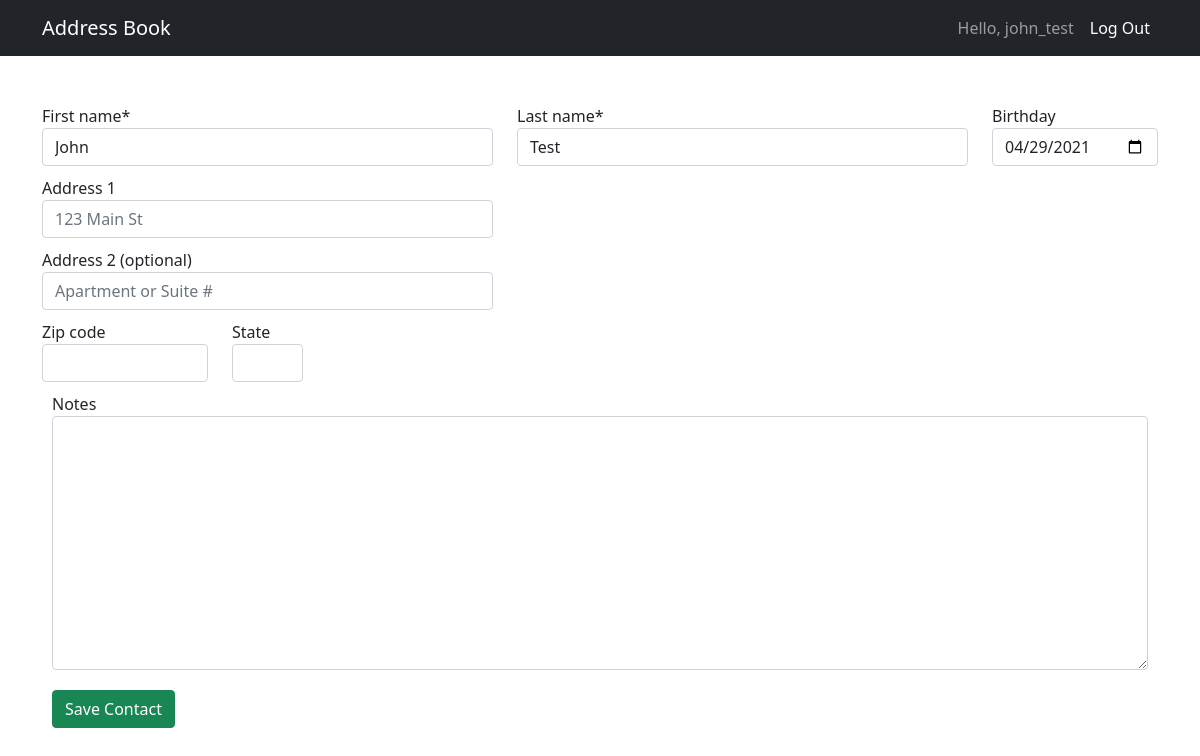
Before: /update_contact/15 (signed in) with the older database file.
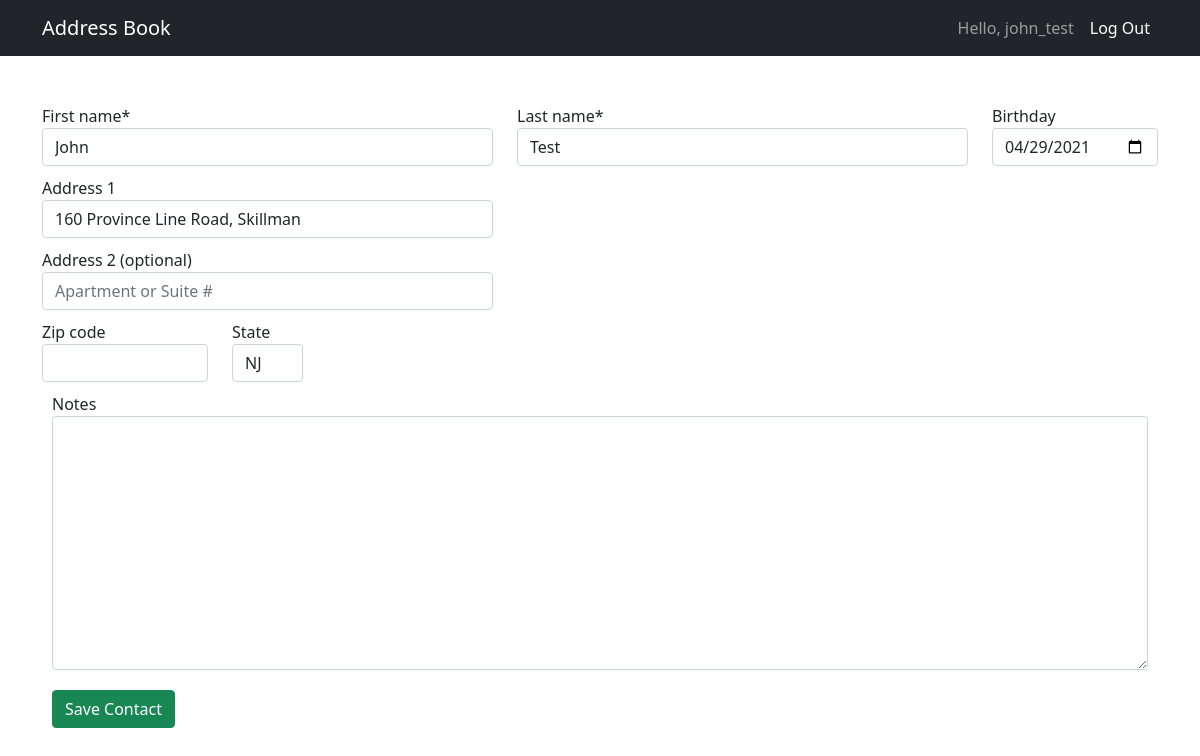
After: the same page with the newer database file.
### directory/models.py (models this page shows, shortened)
class Contact(models.Model):
    first_name = models.CharField(max_length=20)
    last_name = models.CharField(max_length=20)
    email = models.EmailField(blank=True, null=True)
    birthday = models.DateField('Birthday', blank=True, null=True)
    notes = models.TextField('Notes', max_length=500, blank=True)
    username = models.ForeignKey(User, blank=True, null=True, on_delete=models.CASCADE)
    address_line1 = models.CharField(max_length = 50, null=True, blank=True)
    address_line2 = models.CharField(max_length = 50, null=True, blank=True)
    address_ZIP = models.CharField(max_length = 5, null=True, blank=True)
    address_state = models.CharField(max_length = 50, null=True, blank=True)
    self_contact = models.BooleanField(default=False)

### directory/views.py (the view, shortened to what this page needs)
# urls.py: path('update_contact/<int:pk>', UpdateContactView.as_view(), name='update-contact'),
class UpdateContactView(LoginRequiredMixin, UserPassesTestMixin, UpdateView):
    model = Contact
    context_object_name = 'contact'
    form_class = ContactForm
    template_name = 'directory/add_contact.html'
    def test_func(self):
        obj = self.get_object()
        return obj.username == self.request.user

### directory/templates/directory/add_contact.html (shortened to what this page needs)
{% extends "base.html" %}
{% load crispy_forms_tags %}
{% load static %}
{% block extra_head %}
    <link rel="stylesheet" href="{% static 'css/contact.css' %}"></link>
{% endblock %}
{% block content %}
    <form method="post" class='form-inline' novalidate>
        <div class="row">
            <div class="form-group col-5">
                {{ form.first_name|as_crispy_field }}
            </div>
            <div class="form-group col-5">
                {{ form.last_name|as_crispy_field }}
            </div>
            <div class="form-group col-2">
                {{ form.birthday|as_crispy_field }}
            </div>
        </div>
        <div class="row">
            <div class="form-group col-5">
                {{ form.address_line1|as_crispy_field }}
            </div>
        </div>
        <div class="row">
            <div class="form-group col-5">
                {{ form.address_line2|as_crispy_field }}
            </div>
        </div>
        <div class="row">
            <div class="form-group col-2">
                {{ form.address_ZIP|as_crispy_field }}
            </div>
            <div class="form-group col-1">
                {{ form.address_state|as_crispy_field }}
            </div>
        </div>
        </div>
        <div style="padding: 10px">
            {{ form.notes|as_crispy_field }}
        </div>
        <div style="padding: 10px">
            <button type="submit" class="btn btn-success">Save Contact</button>
        </div>
{% endblock content %}

Changed rows visible on the page:
changed Contact "John": address_line1 (not shown) → "160 Province Line Road, Skillman"; address_state (not shown) → "NJ"
